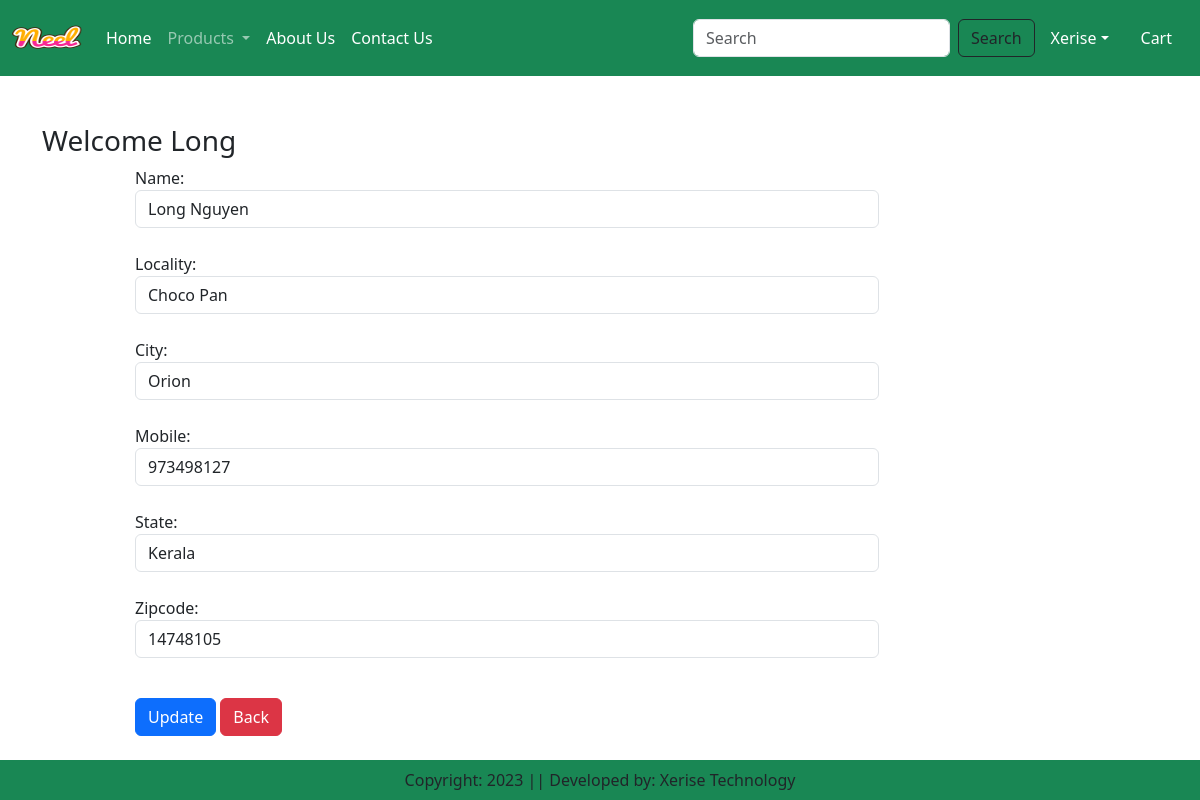
Screenshot of /updateAddress/1 (signed in) with the database file from the repository.
### app/models.py (models this page shows, shortened)
class Customer(models.Model):
    user = models.ForeignKey(User, on_delete=models.CASCADE)
    name = models.CharField(max_length=200)
    locality = models.CharField(max_length=200)
    city = models.CharField(max_length=50)
    mobile = models.IntegerField(default=0)
    zipcode = models.IntegerField()
    state = models.CharField(choices=STATE_CHOICES, max_length=100)

### app/views.py (the view, shortened to what this page needs)
# urls.py: path('updateAddress/<int:pk>', views.updateAddress.as_view(), name='updateAddress'),
@method_decorator(login_required, name='dispatch')
class updateAddress(View):
    def get(self, request, pk):
        add = Customer.objects.get(pk=pk)
        form = CustomerProfileForm(instance=add)
        totalitem = 0
        if request.user.is_authenticated:
            totalitem = len(Cart.objects.filter(user=request.user))
        return render(request,'app/updateAddress.html', locals())

### app/forms.py
class CustomerProfileForm(forms.ModelForm):
    class Meta:
        model = Customer
        fields = ['name', 'locality', 'city', 'mobile', 'state', 'zipcode']
        widgets = {
            'name': forms.TextInput(attrs={'class': 'form-control'}),
            'locality': forms.TextInput(attrs={'class': 'form-control'}),
            'city': forms.TextInput(attrs={'class': 'form-control'}),
            'mobile': forms.NumberInput(attrs={'class': 'form-control'}),
            'state': forms.Select(attrs={'class': 'form-control'}),
            'zipcode': forms.NumberInput(attrs={'class': 'form-control'}),
        }

### app/templates/app/updateAddress.html (shortened to what this page needs)
{% extends 'app/base.html' %}
{% load static %}
{% block main-content %}
<div class="container my-5">
    <div class="row">
        <h3>Welcome <span class="text-capitalize">{{request.user}}</span></h3>
    </div>
    <div class="col-sm-8 offset-sm-1">
        <form action="" method="post">
            {% for fm in form %}
                {{fm.label_tag}} {{fm}} <small class="text-danger">{{fm.errors|striptags}}</small><br>
            {% endfor %}
            <div class="col-12 mt-3">
                <button type="submit" class="btn btn-primary">Update</button>
                <a href="{% url 'address' %}" type="button" class="btn btn-danger">Back</a>
            </div>
        </form>
    </div>
</div>
{% endblock main-content %}

### rows the page displays
Customer: form "Long Nguyen" "Choco Pan" "Orion" "973498127" "Kerala" "14748105"

### other values shown
{{ request.user }} "Long"
{{ fm.label_tag }} "Name:" "Locality:" "City:" "Mobile:" "State:" "Zipcode:"
